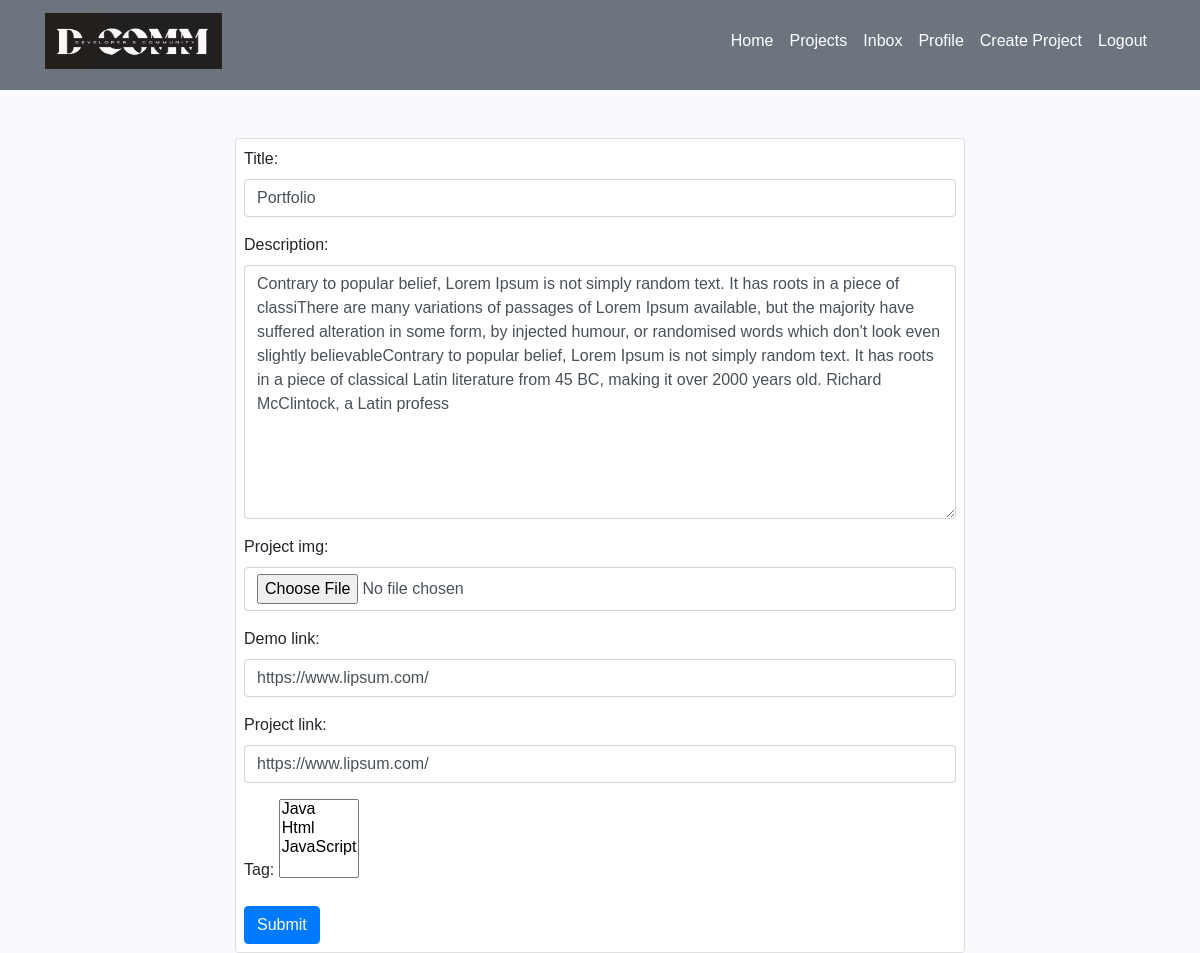
The page /projects/update-project/11cc21a4-4584-4a98-9fc0-af66cd4e6eaf (signed in) on the database its author committed.
### projects/models.py (models this page shows, shortened)
class Project(models.Model):
    title = models.CharField(max_length=50)
    description = models.TextField(max_length=500)
    demo_link = models.URLField(max_length=200,blank=True)
    project_link = models.URLField(max_length=200,blank=True)
    project_img = models.ImageField(null=True,blank=True,default='default.jpg')
    owner = models.ForeignKey(Profile,on_delete=models.CASCADE,null=True, default=Profile)
    total_vote = models.IntegerField(default=0,null=True,blank=True)
    vote_ration = models.IntegerField(default=0,null=True,blank=True)
    created = models.DateTimeField(auto_now_add=True)
    tag = models.ManyToManyField('Tag',blank=True)
    id = models.UUIDField(primary_key=True, default=uuid.uuid4, editable=False)
    class Meta:
        ordering = ['created']

### projects/views.py (the view, shortened to what this page needs)
# urls.py: path('update-project/<str:pk>',updateProject,name='updateProject'),
@login_required(login_url='login')
def updateProject(request,pk):
    user = request.user.profile
    project = user.project_set.get(id=pk)
    form = ProjectForm(instance=project)
    data = {'form':form}
    return render(request,'update-project.html',data)

### projects/forms.py
class ProjectForm(ModelForm):
    class Meta:
        model = Project
        fields = ['title','description','project_img','demo_link','project_link','tag']
        widgets = {
            'title' : forms.TextInput(attrs={'class':'form-control','placeholder':'Enter Project Title'}),
            'description' : forms.Textarea(attrs={'class':'form-control','placeholder':'Enter Project Description'}),
            'project_img' : forms.FileInput(attrs={'class':'form-control'}),
            'demo_link' : forms.URLInput(attrs={'class':'form-control','placeholder':'Enter Your Name'}),
            'project_link' : forms.URLInput(attrs={'class':'form-control','placeholder':'Enter Your Name'}),
            'project_link' : forms.URLInput(attrs={'class':'form-control','placeholder':'Enter Your Name'}),
        }

### projects/models.py (called while the page is built)
    def __str__(self):
        return self.name

### templates/update-project.html (shortened to what this page needs)
{% extends 'basic.html' %}
{% block body %}
<div class="container">
    <div class="row">
        <div class="col-md-2"></div>
        <div class="col-md-8">
            <div class="container mt-5 p-2 bg-white card">
    <form action="" method="POST" enctype="multipart/form-data">
        {{form.as_p}}
        <button class="btn btn-primary" type="submit">Submit</button>
    </form>
</div>
        </div>
        <div class="col-md-2"></div>
    </div>
</div>
{% endblock body %}

### static/styles/style.css (style rules this page uses)
body { font-family: inherit !important; }

### rows shown on the page
Project: title "Portfolio", description "Contrary to popular belief, Lorem Ipsum is not simply random text. It has roots in a piece of classiThere are many variations of passages of Lorem Ipsum available, but the majority have suffered alteration in some form, by injected humour, or randomised words which don't look even slightly believableContrary to popular belief, Lorem Ipsum is not simply random text. It has roots in a piece of classical Latin literature from 45 BC, making it over 2000 years old. Richard McClintock, a Latin profess", demo_link "https://www.lipsum.com/", project_link "https://www.lipsum.com/"
